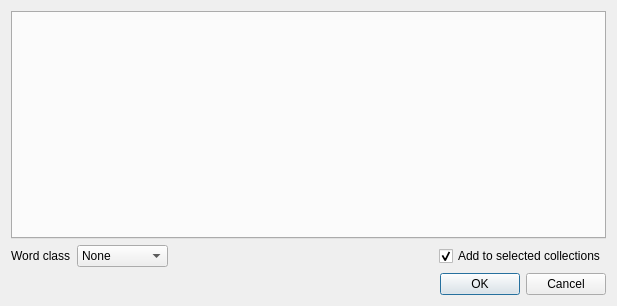
<?xml version="1.0" encoding="UTF-8"?>
<ui version="4.0">
 <class>AddWordWindow</class>
 <widget class="QDialog" name="AddWordWindow">
  <property name="geometry">
   <rect>
    <x>0</x>
    <y>0</y>
    <width>617</width>
    <height>306</height>
   </rect>
  </property>
  <property name="windowTitle">
   <string>Dialog</string>
  </property>
  <layout class="QVBoxLayout" name="verticalLayout">
   <item>
    <widget class="QTabWidget" name="languageTabs"/>
   </item>
   <item>
    <layout class="QHBoxLayout" name="horizontalLayout_2">
     <item>
      <layout class="QHBoxLayout" name="horizontalLayout">
       <item>
        <widget class="QLabel" name="label">
         <property name="text">
          <string>Word class</string>
         </property>
        </widget>
       </item>
       <item>
        <widget class="QComboBox" name="wordTypeCombo">
         <item>
          <property name="text">
           <string>None</string>
          </property>
         </item>
         <item>
          <property name="text">
           <string>Verb</string>
          </property>
         </item>
         <item>
          <property name="text">
           <string>Noun</string>
          </property>
         </item>
         <item>
          <property name="text">
           <string>Adjective</string>
          </property>
         </item>
         <item>
          <property name="text">
           <string>Adverb</string>
          </property>
         </item>
         <item>
          <property name="text">
           <string>Determiner</string>
          </property>
         </item>
        </widget>
       </item>
       <item>
        <spacer name="horizontalSpacer">
         <property name="orientation">
          <enum>Qt::Horizontal</enum>
         </property>
         <property name="sizeHint" stdset="0">
          <size>
           <width>40</width>
           <height>20</height>
          </size>
         </property>
        </spacer>
       </item>
       <item>
        <widget class="QCheckBox" name="addToCollectionsCheckbox">
         <property name="toolTip">
          <string>Add the selected word to the selected collections.</string>
         </property>
         <property name="text">
          <string>Add to selected collections</string>
         </property>
         <property name="checked">
          <bool>true</bool>
         </property>
        </widget>
       </item>
      </layout>
     </item>
    </layout>
   </item>
   <item>
    <widget class="QDialogButtonBox" name="buttonBox">
     <property name="orientation">
      <enum>Qt::Horizontal</enum>
     </property>
     <property name="standardButtons">
      <set>QDialogButtonBox::Cancel|QDialogButtonBox::Ok</set>
     </property>
    </widget>
   </item>
  </layout>
 </widget>
 <resources/>
 <connections>
  <connection>
   <sender>buttonBox</sender>
   <signal>accepted()</signal>
   <receiver>AddWordWindow</receiver>
   <slot>accept()</slot>
   <hints>
    <hint type="sourcelabel">
     <x>248</x>
     <y>254</y>
    </hint>
    <hint type="destinationlabel">
     <x>157</x>
     <y>274</y>
    </hint>
   </hints>
  </connection>
  <connection>
   <sender>buttonBox</sender>
   <signal>rejected()</signal>
   <receiver>AddWordWindow</receiver>
   <slot>reject()</slot>
   <hints>
    <hint type="sourcelabel">
     <x>316</x>
     <y>260</y>
    </hint>
    <hint type="destinationlabel">
     <x>286</x>
     <y>274</y>
    </hint>
   </hints>
  </connection>
 </connections>
</ui>
